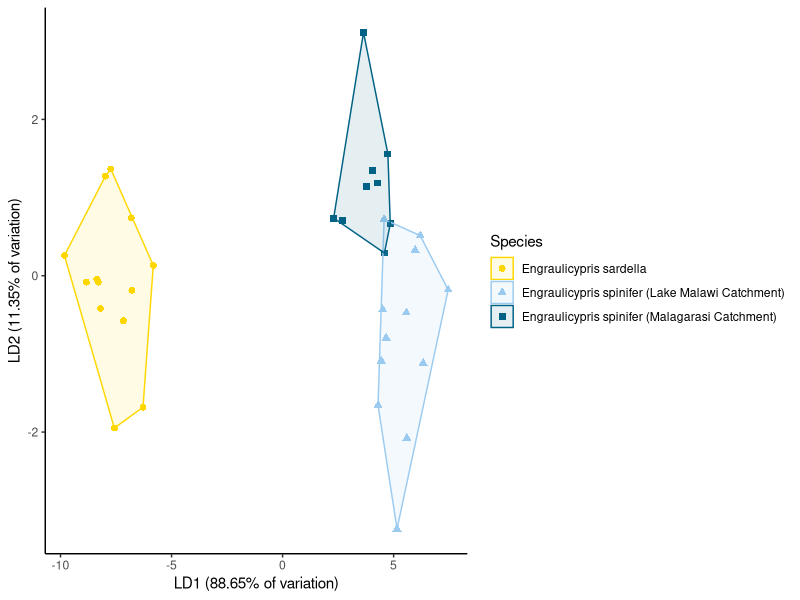

Reproduce this figure in R. (Note: this script raises an error after producing the figure.)
#Code for Morphological Analyses of Engraulicypris

#Step 1: Set working directory and load data

Engrualicypris_Morphology <- read.table("Engraulicypris_Morphology.txt",header=TRUE,fill=TRUE,sep="\t",check.names=FALSE)

#Load packages
library(VIM)
library(MASS)
library(ggplot2)
library(dplyr)
library(ggpubr)

#Step 2: Impute missing data and derive residuals for 8 morphological variables, selecting size standardisation variables that maximise body shape variation

Engrualicypris_Morphology2 <- kNN(Engrualicypris_Morphology[,c(3:11)], k = 5)
Engrualicypris_Morphology2 <- cbind(Engrualicypris_Morphology[,c(1:2)], Engrualicypris_Morphology2[,c(1:9)])

HL_SR <- lm(log10(HL) ~ log10(BD), data = Engrualicypris_Morphology2)
ED_SR <- lm(log10(ED) ~ log10(BD), data = Engrualicypris_Morphology2)
BD_SR <- lm(log10(BD) ~ log10(SL), data = Engrualicypris_Morphology2)
CPL_SR <- lm(log10(CPL) ~ log10(BD), data = Engrualicypris_Morphology2)
CPD_SR <- lm(log10(CPD) ~ log10(BD), data = Engrualicypris_Morphology2)
PDL_SR <- lm(log10(PDL) ~ log10(BD), data = Engrualicypris_Morphology2)
PVL_SR <- lm(log10(PVL) ~ log10(BD), data = Engrualicypris_Morphology2)
SNL_SR <- lm(log10(SNL) ~ log10(BD), data = Engrualicypris_Morphology2)

Example_residuals <- data.frame(HL_SR$residuals, ED_SR$residuals, 
                                BD_SR$residuals, CPL_SR$residuals,
                                CPD_SR$residuals, PDL_SR$residuals,
                                PVL_SR$residuals, SNL_SR$residuals)

Engrualicypris_Morphology <- cbind(Engrualicypris_Morphology$Code, Engrualicypris_Morphology$Group, Example_residuals)
colnames(Engrualicypris_Morphology)[1] <- "Code"
colnames(Engrualicypris_Morphology)[2] <- "Group"

#clean house
rm(Engrualicypris_Morphology2, Example_residuals, HL_SR, ED_SR, BD_SR, CPL_SR, CPD_SR, PDL_SR, PVL_SR, SNL_SR)

#Step 3: Linear Discriminant Analysis

LDA  <-  lda(Group ~ HL_SR.residuals + ED_SR.residuals + 
               BD_SR.residuals + CPL_SR.residuals + CPD_SR.residuals + 
               PDL_SR.residuals + PVL_SR.residuals + SNL_SR.residuals, data = Engrualicypris_Morphology)
LDA_predict <- predict(LDA)
LDA_score <- as.data.frame(LDA_predict)
Engrualicypris_Morphology$LD1 <- LDA_score$x.LD1
Engrualicypris_Morphology$LD2 <- LDA_score$x.LD2

#For the loadings of the variables on the axes
LDA$scaling

#For the the variation captured, so convert to percentages (24.99582/28.19506*100 = 88.65%)
LDA$svd 
#so convert to percentages (24.99582/28.19506*100 = 88.65%)
#so convert to percentages (3.19924/28.19506*100 = 11.35%)

#clean house
rm(LDA_predict, LDA)

# Calculate convex hulls for each group 
LDA_find_hull <- function(LDA_score) LDA_score[chull(Engrualicypris_Morphology$LD1, Engrualicypris_Morphology$LD2), ] 
LDA_hulls <- LDA_score %>% group_by(class) %>% do(LDA_find_hull(.))

#Step 4: A plot

Engrualicypris_Morphology <- Engrualicypris_Morphology %>%
  mutate(Group = factor(Group,
                        levels = c("E.sardella_LakeMalawi", "E.spinifer_LakeMalawi", "E.spinifer_Malagarasi"),  # current values
                        labels = c("Engraulicypris sardella",
                                   "Engraulicypris spinifer (Lake Malawi Catchment)",
                                   "Engraulicypris spinifer (Malagarasi Catchment)")))
Engrualicypris_Morphology <- Engrualicypris_Morphology %>% rename(Species = Group)

Plot_LDA <- ggscatter(
  Engrualicypris_Morphology,
  x = "LD1",
  y = "LD2",
  color = "Species",
  shape = "Species",
  palette = c("#FFD700", "#9CCBF0", "#006285"),
  ellipse = TRUE,
  ellipse.type = "convex",
  mean.point = FALSE,
  star.plot = FALSE
) +
  theme_classic() +
  labs(
    x = "LD1 (88.65% of variation)",
    y = "LD2 (11.35% of variation)"
  )
theme(legend.position = "right")

Plot_LDA

#Step 5: Testing for differences

#Global tests with all three groups

ManovaTest_Global <- manova(cbind(HL_SR.residuals, ED_SR.residuals, 
                           BD_SR.residuals, CPL_SR.residuals,
                           CPD_SR.residuals, PDL_SR.residuals,
                           PVL_SR.residuals, SNL_SR.residuals) ~ Group, data = Engrualicypris_Morphology)
summary(ManovaTest_Global)

#Pairwise tests, comparing E. spinifer Lake Malawi vs. E. spinifer Malagarasi

Engrualicypris_Morphology_Pair1 <- Engrualicypris_Morphology %>% filter(Group != "E.sardella_LakeMalawi")
ManovaTest_Pair1 <- manova(cbind(HL_SR.residuals, ED_SR.residuals, 
                                  BD_SR.residuals, CPL_SR.residuals,
                                  CPD_SR.residuals, PDL_SR.residuals,
                                  PVL_SR.residuals, SNL_SR.residuals) ~ Group, data = Engrualicypris_Morphology_Pair1)
summary(ManovaTest_Pair1)

#Pairwise tests, comparing E. spinifer Lake Malawi vs. E. sardella

Engrualicypris_Morphology_Pair2 <- Engrualicypris_Morphology %>% filter(Group != "E.spinifer_LakeMalawi")
ManovaTest_Pair2 <- manova(cbind(HL_SR.residuals, ED_SR.residuals, 
                                 BD_SR.residuals, CPL_SR.residuals,
                                 CPD_SR.residuals, PDL_SR.residuals,
                                 PVL_SR.residuals, SNL_SR.residuals) ~ Group, data = Engrualicypris_Morphology_Pair2)
summary(ManovaTest_Pair2)

#Pairwise tests, comparing E. spinifer Malagarasi vs. E. sardella

Engrualicypris_Morphology_Pair3 <- Engrualicypris_Morphology %>% filter(Group != "E.spinifer_Malagarasi")
ManovaTest_Pair3 <- manova(cbind(HL_SR.residuals, ED_SR.residuals, 
                                 BD_SR.residuals, CPL_SR.residuals,
                                 CPD_SR.residuals, PDL_SR.residuals,
                                 PVL_SR.residuals, SNL_SR.residuals) ~ Group, data = Engrualicypris_Morphology_Pair3)
summary(ManovaTest_Pair3)

#end of code
